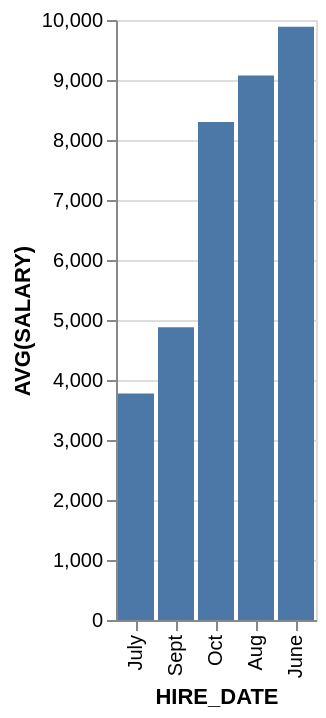

Vega-Lite specification for this chart:
### Vega-Lite specification from a JSON file in a GitHub repository (floating-point values rounded to 4 significant figures)
{"data": {"values": [{"x_data": "July", "y_data": 3774.0}, {"x_data": "Sept", "y_data": 4880}, {"x_data": "Oct", "y_data": 8300}, {"x_data": "Aug", "y_data": 9074.0}, {"x_data": "June", "y_data": 9886.0}]}, "mark": "bar", "encoding": {"x": {"field": "x_data", "type": "nominal", "title": "HIRE_DATE", "sort": {"op": "sum", "field": "y_data", "order": "ascending"}}, "y": {"field": "y_data", "type": "quantitative", "title": "AVG(SALARY)"}}}
